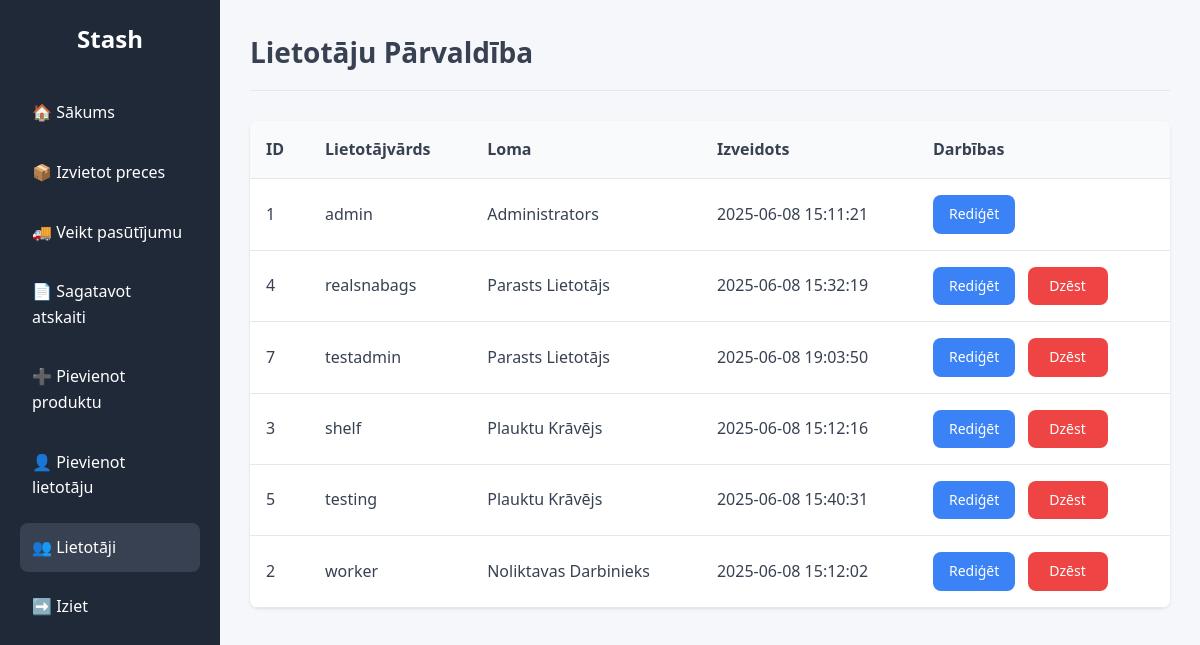
The page /manage_users.php (signed in) on the database its author committed.
### tables this page shows
CREATE TABLE `users` (
  `id` int(11) NOT NULL,
  `username` varchar(50) NOT NULL,
  `password` varchar(255) NOT NULL,
  `role_id` int(11) DEFAULT 3,
  `created_at` timestamp NOT NULL DEFAULT current_timestamp()
);

CREATE TABLE `roles` (
  `id` int(11) NOT NULL,
  `role_name` varchar(50) NOT NULL,
  `can_add_product` tinyint(1) DEFAULT 0,
  `can_add_user` tinyint(1) DEFAULT 0,
  `can_manage_users` tinyint(1) DEFAULT 0,
  `can_create_report` tinyint(1) DEFAULT 0,
  `can_make_order` tinyint(1) DEFAULT 0,
  `can_manage_inventory` tinyint(1) DEFAULT 0,
  `can_delete_product` tinyint(1) DEFAULT 0,
  `can_edit_product` tinyint(1) DEFAULT 0
);

### manage_users.php (the view, shortened to what this page needs)
<?php
include 'db.php';
$role_display_names = [
    'Admin' => 'Administrators',
    'Warehouse Worker' => 'Noliktavas Darbinieks',
    'Shelf Organizer' => 'Plauktu Krāvējs',
    'Regular User' => 'Parasts Lietotājs'
];
$users_result = $conn->query("SELECT u.id, u.username, r.role_name, u.created_at FROM users u JOIN roles r ON u.role_id = r.id");
$users = $users_result->fetch_all(MYSQLI_ASSOC);
?>
<!DOCTYPE html>
<html lang="lv">
<head>
    <link rel="stylesheet" href="style.css">
</head>
<body>
<div class="wrapper">
    <aside class="sidebar">
        <h1 class="logo">Stash</h1>
        <nav class="menu">
            <a href="index.php" class="menu-item">🏠 Sākums</a>
            <?php if (isset($_SESSION['permissions']['can_manage_inventory']) && $_SESSION['permissions']['can_manage_inventory']): ?>
                <a href="manage_inventory.php" class="menu-item">📦 Izvietot preces</a>
            <?php endif; ?>
            <?php if (isset($_SESSION['permissions']['can_make_order']) && $_SESSION['permissions']['can_make_order']): ?>
                <a href="make_order.php" class="menu-item">🚚 Veikt pasūtījumu</a>
            <?php endif; ?>
            <?php if (isset($_SESSION['permissions']['can_create_report']) && $_SESSION['permissions']['can_create_report']): ?>
                <a href="create_report.php" class="menu-item">📄 Sagatavot atskaiti</a>
            <?php endif; ?>
            <?php if (isset($_SESSION['permissions']['can_add_product']) && $_SESSION['permissions']['can_add_product']): ?>
                <a href="add_product.php" class="menu-item">➕ Pievienot produktu</a>
            <?php endif; ?>
            <?php if (isset($_SESSION['permissions']['can_add_user']) && $_SESSION['permissions']['can_add_user']): ?>
                <a href="add_user.php" class="menu-item">👤 Pievienot lietotāju</a>
            <?php endif; ?>
            <?php if (isset($_SESSION['permissions']['can_manage_users']) && $_SESSION['permissions']['can_manage_users']): ?>
                <a href="manage_users.php" class="menu-item active">👥 Lietotāji</a>
            <?php endif; ?>
            <a href="logout.php" class="menu-item">➡️ Iziet</a>
        </nav>
    </aside>
    <main class="content">
        <header class="page-header">
            <h2>Lietotāju Pārvaldība</h2>
        </header>
        <section class="table-section">
            <table class="user-table">
                <thead>
                    <tr>
                        <th>ID</th>
                        <th>Lietotājvārds</th>
                        <th>Loma</th>
                        <th>Izveidots</th>
                        <th>Darbības</th>
                    </tr>
                </thead>
                <tbody>
                    <?php if (!empty($users)): ?>
                        <?php foreach ($users as $user): ?>
                            <tr>
                                <td><?= htmlspecialchars($user['id']) ?></td>
                                <td><?= htmlspecialchars($user['username']) ?></td>
                                <td><?= htmlspecialchars($role_display_names[$user['role_name']] ?? $user['role_name']) ?></td>
                                <td><?= htmlspecialchars($user['created_at']) ?></td>
                                <td>
                                    <a href="edit_user.php?id=<?= $user['id'] ?>" class="action-button edit">Rediģēt</a>
                                    <?php if ($user['id'] != $_SESSION['user_id']): ?>
                                        <a href="manage_users.php?action=delete&id=<?= $user['id'] ?>" class="action-button delete" onclick="return confirm('Vai tiešām vēlaties dzēst šo lietotāju?');">Dzēst</a>
                                    <?php endif; ?>
                                </td>
                            </tr>
                        <?php endforeach; ?>
                    <?php else: ?>
                        <tr><td colspan="5" class="no-users">Nav atrasts neviens lietotājs.</td></tr>
                    <?php endif; ?>
                </tbody>
            </table>
        </section>
    </main>
</div>
</body>
</html>

### style.css (style rules this page uses)
* { margin: 0; padding: 0; box-sizing: border-box; }
:root { --primary-color: #1f2937; --secondary-color: #374151; --accent-color: #3b82f6; --success-color: #10b981; --danger-color: #ef4444; --warning-color: #f59e0b; --text-color: #374151; --text-light: #6b7280; --background-color: #f5f7fa; --card-background: #ffffff; --border-radius: 8px; --transition: all 0.3s ease; }
body { font-family: 'Segoe UI', Tahoma, Geneva, Verdana, sans-serif; background-color: var(--background-color); color: var(--text-color); line-height: 1.6; }
.wrapper { display: flex; min-height: 100vh; }
.sidebar { width: 220px; background-color: var(--primary-color); color: white; padding: 20px; position: fixed; height: 100vh; overflow-y: auto; }
.logo { font-size: 24px; margin-bottom: 30px; text-align: center; font-weight: bold; }
.menu { display: flex; flex-direction: column; gap: 10px; }
.menu-item { color: white; text-decoration: none; padding: 12px; border-radius: var(--border-radius); transition: var(--transition); display: flex; align-items: center; gap: 10px; }
.menu-item:hover, .menu-item.active { background-color: var(--secondary-color); }
.content { flex-grow: 1; padding: 30px; margin-left: 220px; overflow-y: auto; }
.page-header { margin-bottom: 30px; padding-bottom: 15px; border-bottom: 1px solid #e5e7eb; }
.page-header h2 { font-size: 28px; color: var(--text-color); }
.button, button[type="submit"], .action-button { display: inline-block; padding: 8px 16px; background-color: var(--accent-color); color: white; border: none; border-radius: var(--border-radius); font-size: 14px; cursor: pointer; transition: var(--transition); text-decoration: none; text-align: center; margin-right: 8px; min-width: 80px; }
.action-button.edit { background-color: var(--accent-color); }
.button-danger, .action-button.delete { background-color: var(--danger-color); }
.table-section { background: var(--card-background); border-radius: var(--border-radius); box-shadow: 0 1px 3px rgba(0,0,0,0.1); overflow: hidden; margin-bottom: 30px; }
.product-table, .user-table { width: 100%; border-collapse: collapse; }
.product-table th, .product-table td, .user-table th, .user-table td { padding: 16px; text-align: left; border-bottom: 1px solid #e5e7eb; }
.product-table th, .user-table th { background-color: #f9fafb; font-weight: 600; color: var(--text-color); }
.user-table .action-button { padding: 8px 16px; font-size: 14px; margin-right: 8px; }

### rows shown on the page
users: id "1", username "admin", role.role_name "Administrators", created_at "2025-06-08 15:11:21"
users: id "4", username "realsnabags", role.role_name "Parasts Lietotājs", created_at "2025-06-08 15:32:19"
users: id "7", username "testadmin", role.role_name "Parasts Lietotājs", created_at "2025-06-08 19:03:50"
users: id "3", username "shelf", role.role_name "Plauktu Krāvējs", created_at "2025-06-08 15:12:16"
users: id "5", username "testing", role.role_name "Plauktu Krāvējs", created_at "2025-06-08 15:40:31"
users: id "2", username "worker", role.role_name "Noliktavas Darbinieks", created_at "2025-06-08 15:12:02"
